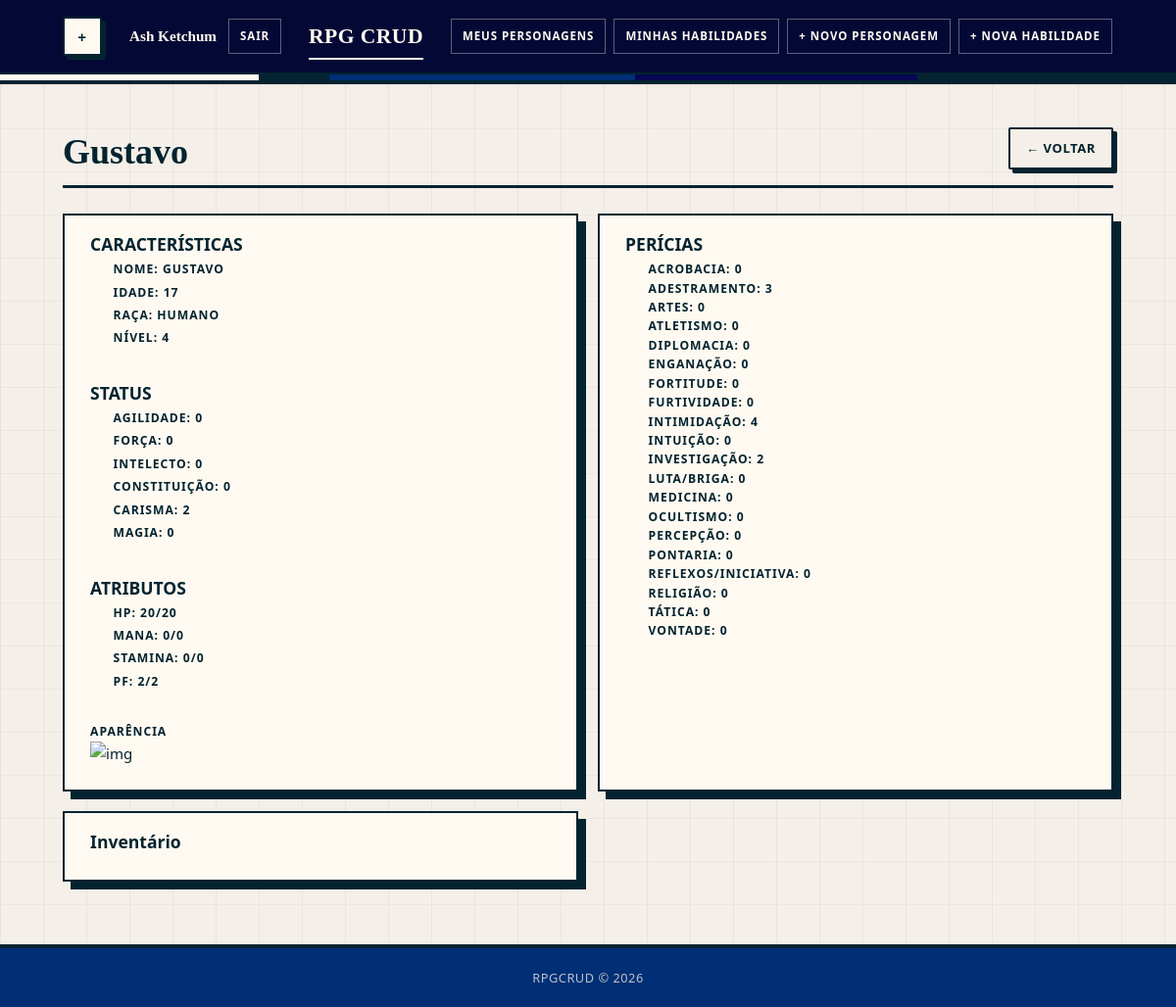
The page /pages/personagem_espiar.php?id=32 (signed in) on the database its author committed.
### tables this page shows
CREATE TABLE `personagem` (
  `id_usuario` int(11) DEFAULT NULL,
  `id` int(11) NOT NULL,
  `nome` varchar(100) NOT NULL,
  `idade` int(11) DEFAULT NULL,
  `raca` varchar(40) NOT NULL,
  `nivel` int(11) NOT NULL,
  `agilidade` int(11) NOT NULL,
  `forca` int(11) NOT NULL,
  `intelecto` int(11) NOT NULL,
  `constituicao` int(11) NOT NULL,
  `carisma` int(11) NOT NULL,
  `magia` int(11) NOT NULL,
  `aparencia` varchar(255) DEFAULT NULL,
  `deletado` tinyint(1) NOT NULL DEFAULT 0,
  `lore` text DEFAULT NULL
);

CREATE TABLE `pericias` (
  `id_personagem` int(11) DEFAULT NULL,
  `acrobacia` int(11) NOT NULL,
  `adestramento` int(11) NOT NULL,
  `artes` int(11) NOT NULL,
  `atletismo` int(11) NOT NULL,
  `diplomacia` int(11) NOT NULL,
  `enganacao` int(11) NOT NULL,
  `fortitude` int(11) NOT NULL,
  `furtividade` int(11) NOT NULL,
  `intimidacao` int(11) NOT NULL,
  `intuicao` int(11) NOT NULL,
  `investigacao` int(11) NOT NULL,
  `luta_briga` int(11) NOT NULL,
  `medicina` int(11) NOT NULL,
  `ocultismo` int(11) NOT NULL,
  `percepcao` int(11) NOT NULL,
  `pontaria` int(11) NOT NULL,
  `reflexos_iniciativa` int(11) NOT NULL,
  `religiao` int(11) NOT NULL,
  `tatica` int(11) NOT NULL,
  `vontade` int(11) NOT NULL
);

### config/database.php (called while the page is built, shortened)
<?php
function getConexao(): PDO {
    $dsn = "mysql:host=" . DB_HOST . ";dbname=" . DB_NAME . ";charset=" . DB_CHARSET;
    $opcoes = [
        PDO::ATTR_ERRMODE            => PDO::ERRMODE_EXCEPTION,
        PDO::ATTR_DEFAULT_FETCH_MODE => PDO::FETCH_ASSOC,
        PDO::ATTR_EMULATE_PREPARES   => false,
    ];
    return new PDO($dsn, DB_USER, DB_PASS, $opcoes);
}

### repository/PersonagemRepository.php (called while the page is built, shortened)
<?php
require_once __DIR__ . '/../config/database.php';
require_once __DIR__ . '/../entity/Personagem.php';
class PersonagemRepository {
    private PDO $pdo;
    public function __construct() {
        $this->pdo = getConexao();
    }
    public function buscarPorId(int $id): ?Personagem {
        $stmt = $this->pdo->prepare('SELECT * FROM personagem WHERE id = :id LIMIT 1');
        $stmt->execute([':id' => $id]);
        $dados = $stmt->fetch();
        if ($dados) {
            return new Personagem($dados);
        }
        return null;
    }
}

### entity/Personagem.php (called while the page is built, shortened)
<?php
class Personagem {
    private string $nome;
    private int    $idade;
    private string $raca;
    private int    $nivel;
    private int    $agilidade;
    private int    $forca;
    private int    $intelecto;
    private int    $constituicao;
    private int    $carisma;
    private int    $magia;
    private string $aparencia;
    private int    $hp;
    private int    $stamina;
    private int    $mana;
    private int    $pf;
    public function __construct(array $dados) {
        $this->nome              =        $dados['nome']       ?? '';
        $this->idade             = (int) ($dados['idade']      ?? 0);
        $this->raca              =        $dados['raca'] ?? '';
        $this->nivel             = (int) ($dados['nivel']        ?? 0);
        $this->agilidade         = (int) ($dados['agilidade']       ?? 0);
        $this->forca             = (int) ($dados['forca']       ?? 0);
        $this->intelecto         = (int) ($dados['intelecto']      ?? 0);
        $this->constituicao      = (int) ($dados['constituicao'] ?? 0);
        $this->carisma           = (int) ($dados['carisma']        ?? 0);
        $this->magia             = (int) ($dados['magia']       ?? 0);
        $this->aparencia         =        $dados['aparencia']       ?? '';
        $this->hp                = $this->nivel * 5 + $this->constituicao * 5;
        $this->stamina           = $this->forca * 10;
        $this->mana              = $this->magia * 10;
        if($this->carisma > $this->intelecto) $this->pf = $this->carisma;
        else $this->pf = $this->intelecto;
    }
    public function getNome():            string { return $this->nome; }
    public function getIdade():           int    { return $this->idade; }
    public function getRaca():            string { return $this->raca; }
    public function getNivel():           int    { return $this->nivel; }
    public function getAgilidade():       int    { return $this->agilidade; }
    public function getForca():           int    { return $this->forca; }
    public function getIntelecto():       int    { return $this->intelecto; }
    public function getConstituicao():    int    { return $this->constituicao; }
    public function getCarisma():         int    { return $this->carisma; }
    public function getMagia():           int    { return $this->magia; }
    public function getAparencia():       string { return $this->aparencia; }
    public function getHp():              int    { return $this->hp; }
    public function getStamina():         int    { return $this->stamina; }
    public function getMana():            int    { return $this->mana; }
    public function getPf():              int    { return $this->pf; }
}

### repository/PericiaRepository.php (called while the page is built, shortened)
<?php
require_once __DIR__ . '/../config/database.php';
require_once __DIR__ . '/../entity/Pericia.php';
class PericiaRepository {
    private PDO $pdo;
    public function __construct() {
        $this->pdo = getConexao();
    }
    public function buscarPorId(int $id_personagem): ?Pericia {
        $stmt = $this->pdo->prepare('SELECT * FROM pericias WHERE id_personagem = :id_personagem LIMIT 1');
        $stmt->execute([':id_personagem' => $id_personagem]);
        $dados = $stmt->fetch();
        if ($dados) {
            return new Pericia($dados);
        }
        return null;
    }
}

### entity/Pericia.php (called while the page is built, shortened)
<?php
class Pericia {
    private int    $acrobacia;
    private int    $adestramento;
    private int    $artes;
    private int    $atletismo;
    private int    $diplomacia;
    private int    $enganacao;
    private int    $fortitude;
    private int    $furtividade;
    private int    $intimidacao;
    private int    $intuicao;
    private int    $investigacao;
    private int    $luta_briga;
    private int    $medicina;
    private int    $ocultismo;
    private int    $percepcao;
    private int    $pontaria;
    private int    $reflexos_iniciativa;
    private int    $religiao;
    private int    $tatica;
    private int    $vontade;
    public function __construct(array $dados) {
        $this->acrobacia            = (int) ($dados['acrobacia']            ?? 0);
        $this->adestramento         = (int) ($dados['adestramento']         ?? 0);
        $this->artes                = (int) ($dados['artes']                ?? 0);
        $this->atletismo            = (int) ($dados['atletismo']            ?? 0);
        $this->diplomacia           = (int) ($dados['diplomacia']           ?? 0);
        $this->enganacao            = (int) ($dados['enganacao']            ?? 0);
        $this->fortitude            = (int) ($dados['fortitude']            ?? 0);
        $this->furtividade          = (int) ($dados['furtividade']          ?? 0);
        $this->intimidacao          = (int) ($dados['intimidacao']          ?? 0);
        $this->intuicao             = (int) ($dados['intuicao']             ?? 0);
        $this->investigacao         = (int) ($dados['investigacao']         ?? 0);
        $this->luta_briga           = (int) ($dados['luta_briga']           ?? 0);
        $this->medicina             = (int) ($dados['medicina']             ?? 0);
        $this->ocultismo            = (int) ($dados['ocultismo']            ?? 0);
        $this->percepcao            = (int) ($dados['percepcao']            ?? 0);
        $this->pontaria             = (int) ($dados['pontaria']             ?? 0);
        $this->reflexos_iniciativa  = (int) ($dados['reflexos_iniciativa']  ?? 0);
        $this->religiao             = (int) ($dados['religiao']             ?? 0);
        $this->tatica               = (int) ($dados['tatica']               ?? 0);
        $this->vontade              = (int) ($dados['vontade']              ?? 0);
    }
    public function getAcrobacia():                 int    { return $this->acrobacia; }
    public function getAdestramento():              int    { return $this->adestramento; }
    public function getArtes():                     int    { return $this->artes; }
    public function getAtletismo():                 int    { return $this->atletismo; }
    public function getDiplomacia():                int    { return $this->diplomacia; }
    public function getEnganacao():                 int    { return $this->enganacao; }
    public function getFortitude():                 int    { return $this->fortitude; }
    public function getFurtividade():               int    { return $this->furtividade; }
    public function getIntimidacao():               int    { return $this->intimidacao; }
    public function getIntuicao():                  int    { return $this->intuicao; }
    public function getInvestigacao():              int    { return $this->investigacao; }
    public function getLuta_Briga():                int    { return $this->luta_briga; }
    public function getMedicina():                  int    { return $this->medicina; }
    public function getOcultismo():                 int    { return $this->ocultismo; }
    public function getPercepcao():                 int    { return $this->percepcao; }
    public function getPontaria():                  int    { return $this->pontaria; }
    public function getReflexos_Iniciativa():       int    { return $this->reflexos_iniciativa; }
    public function getReligiao():                  int    { return $this->religiao; }
    public function getTatica():                    int    { return $this->tatica; }
    public function getVontade():                   int    { return $this->vontade; }
}

### pages/personagem_espiar.php (the view, shortened to what this page needs)
<?php
require_once __DIR__ . '/../repository/PersonagemRepository.php';
require_once __DIR__ . '/../repository/PericiaRepository.php';
$repo_personagem = new PersonagemRepository();
$repo_pericia = new PericiaRepository();
$personagem = null;
$pericias = null;
$id_personagem = 0;
if (isset($_GET['id'])) {
    $id_personagem = (int) $_GET['id'];
}
if ($id_personagem > 0) {
  $personagem = $repo_personagem->buscarPorId($id_personagem);
  $pericias = $repo_pericia->buscarPorId($id_personagem);
}
require_once __DIR__ . '/../includes/header.php';
?>
<div class="page-header">
  <h2><?= $personagem->getNome(); ?></h2>
  <a href="index.php" class="btn btn-ghost">← Voltar</a>
</div>
<div class="form">
  <div class="form-card">
    <div class="form-group">
        <h3 for="caracteristicas">CARACTERÍSTICAS</h3>
        <div class="form-group2">
          <label for="nome">Nome: <?= $personagem->getNome() ?></label>
        </div>
        <div class="form-group2">
          <label for="idade">Idade: <?= $personagem->getIdade() ?></label>
        </div>
        <div class="form-group2">
          <label for="raca">Raça: <?= $personagem->getRaca() ?></label>
        </div>
        <div class="form-group2">
          <label for="nivel">Nível: <?= $personagem->getNivel() ?></label>
        </div>
    </div>
      <div class="form-group">
        <h3 for="status">STATUS</h3>
        <div class="form-group2">
          <label for="agilidade">Agilidade: <?= $personagem->getAgilidade() ?></label>
        </div>
        <div class="form-group2">
          <label for="forca">Força: <?= $personagem->getForca() ?></label>
        </div>
        <div class="form-group2">
          <label for="intelecto">Intelecto: <?= $personagem->getIntelecto() ?></label>
        </div>
        <div class="form-group2">
          <label for="constituicao">Constituição: <?= $personagem->getConstituicao() ?></label>
        </div>
        <div class="form-group2">
          <label for="carisma">Carisma: <?= $personagem->getCarisma() ?></label>
        </div>
        <div class="form-group2">
          <label for="magia">Magia: <?= $personagem->getMagia() ?></label>
        </div>
      </div>
      <div class="form-group">
        <h3 for="status">ATRIBUTOS</h3>
        <div class="form-group2">
          <label for="hp">HP: <?= $personagem->getHp() ?>/<?= $personagem->getHp() ?></label>
        </div>
        <div class="form-group2">
          <label for="mana">Mana: <?= $personagem->getMana() ?>/<?= $personagem->getMana() ?></label>
        </div>
        <div class="form-group2">
          <label for="stamina">Stamina: <?= $personagem->getStamina() ?>/<?= $personagem->getStamina() ?></label>
        </div>
        <div class="form-group2">
          <label for="pf">PF: <?= $personagem->getPf() ?>/<?= $personagem->getPf() ?></label>
        </div>
      </div>
      <div class="form-group">
        <label for="aparencia">Aparência</label>
        <img src="<?= $personagem->getAparencia() ?>" alt="img">
      </div>
  </div>
  <div class="form-card">
      <div class="form-group">
          <h3>PERÍCIAS</h3>
          <div class="form-group2">
              <label for="acrobacia">Acrobacia: <?= $pericias->getAcrobacia() ?></label>
              <label for="adestramento">Adestramento: <?= $pericias->getAdestramento() ?></label>
              <label for="artes">Artes: <?= $pericias->getArtes() ?></label>
              <label for="atletismo">Atletismo: <?= $pericias->getAtletismo() ?></label>
              <label for="diplomacia">Diplomacia: <?= $pericias->getDiplomacia() ?></label>
              <label for="enganacao">Enganação: <?= $pericias->getEnganacao() ?></label>
              <label for="fortitude">Fortitude: <?= $pericias->getFortitude() ?></label>
              <label for="furtividade">Furtividade: <?= $pericias->getFurtividade() ?></label>
              <label for="intimidacao">Intimidação: <?= $pericias->getIntimidacao() ?></label>
              <label for="intuicao">Intuição: <?= $pericias->getIntuicao() ?></label>
              <label for="investigacao">Investigação: <?= $pericias->getInvestigacao() ?></label>
              <label for="luta_briga">Luta/Briga: <?= $pericias->getLuta_Briga() ?></label>
              <label for="medicina">Medicina: <?= $pericias->getMedicina() ?></label>
              <label for="ocultismo">Ocultismo: <?= $pericias->getOcultismo() ?></label>
              <label for="percepcao">Percepção: <?= $pericias->getPercepcao() ?></label>
              <label for="pontaria">Pontaria: <?= $pericias->getPontaria() ?></label>
              <label for="reflexos_iniciativa">Reflexos/Iniciativa: <?= $pericias->getReflexos_Iniciativa() ?></label>
              <label for="religiao">Religião: <?= $pericias->getReligiao() ?></label>
              <label for="tatica">Tática: <?= $pericias->getTatica() ?></label>
              <label for="vontade">Vontade: <?= $pericias->getVontade() ?></label>
          </div>
      </div>
  </div>
  <div class="form-card">
    <div class="form-group">
        <h3 for="inventario">Inventário</h3>
    </div>
  </div>
</div>
<?php require_once __DIR__ . '/../includes/footer.php'; ?>

### rows shown on the page
personagem: nome "Gustavo", nome "GUSTAVO", idade "17", raca "HUMANO", nivel "4", agilidade "0", forca "0", intelecto "0", constituicao "0", carisma "2", magia "0", $personagem->getHp() "20"
pericias: acrobacia "0", adestramento "3", artes "0", atletismo "0", diplomacia "0", enganacao "0", fortitude "0", furtividade "0", intimidacao "4", intuicao "0", investigacao "2", luta_briga "0", medicina "0", ocultismo "0", percepcao "0", pontaria "0", reflexos_iniciativa "0", religiao "0", tatica "0", vontade "0"

### other values the page prints
$nomeUser "Ash Ketchum"
